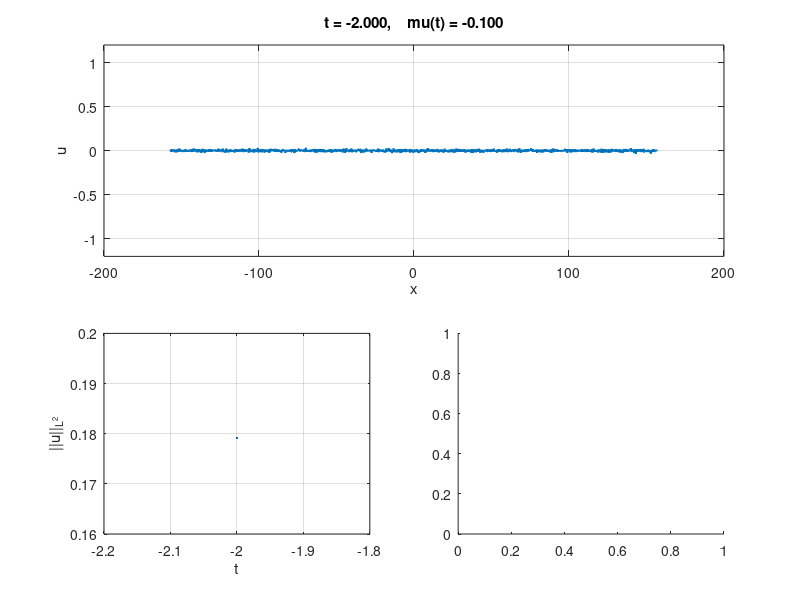

MATLAB code to generate this figure: (Note: this script raises an error after producing the figure.)
function CH1D_grad_stable()
    % stabilized IMEX Euler
    clc; clear; close all;

    %% Parameters

    epsilon = 0.05; % used for scaling mu
    blowup_time = epsilon^(-2/3);

    t0 = -2.0;
    T  = blowup_time + 200.0;
    dt = 0.01; 

    scale = 100;
    Lx = scale*pi;

    Nx = 2^11;
    dx = Lx/Nx;

    movie_dt = 0.5;

    %% functions
    function mu_val = mu(t)
        mu_val = t*epsilon;
    end

    function P = power_spec(t, Laplacian_k, u_hat)
        ksq = -Laplacian_k;
        P = abs(u_hat).^2 .* exp(t^2*ksq*epsilon - 2*t*ksq.^2);
    end

    function n = domainwall_density_theory(t, Laplacian_k, u_hat)
        P = power_spec(t, Laplacian_k, u_hat);
        ksq = -Laplacian_k;
        num = sum(ksq.*P,'all');
        den = sum(P,'all');

        n = (1/pi)*sqrt(num/den);
    end

    function density = domainwall_density_computed(u, domain_length)
        walls = sum(u .* circshift(u,-1) < 0);
        density = walls / domain_length;
    end

    %% Initial condition

    % random
    sigma = 0.01;
    u0 = sigma*randn(1,Nx);
    u_hat = fft(u0);

    % gaussian
    % u0 = exp(-(X.^2)/sigma);
    % u_hat = fft(u0);
    
    %% discretization
    % spatial discretization
    x = (-Nx/2:Nx/2-1)*dx;
    
    % time discretization
    % dt = 0.1 * (dx)^2;
    t = t0:dt:T;

    %% Fourier wavenumbers
    kx = 2*pi*[0:Nx/2-1 -Nx/2:-1]/Lx;
    Laplacian_k = -(kx.^2);

    %% 2/3 dealiasing mask
    kx_max = max(abs(kx));
    dealias_mask = abs(kx) <= (2/3)*kx_max;

    %% Plot setup
    figure('Position',[100 100 1600 1600])
    %% first plot: solution
    subplot(2, 2, [1, 2]); 

    u_phys = real(ifft(u_hat));

    hsol = plot(x,u_phys,'LineWidth',1.5);

    ylim([-1.2 1.2])

    xlabel('x')
    ylabel('u')

    title(sprintf('t = %.3f,    mu(t) = %.3f',t0, mu(t0)))

    grid on

    %% second plot: L2 norm
    subplot(2, 2, 3);

    t_hist = t0;
    l2_hist = l2_norm_periodic_1D(u_hat,Lx);

    hline = plot(t_hist,l2_hist,'LineWidth',2);

    xlabel('t')
    ylabel('||u||_{L^2}')

    grid on

    %% third plot: domain wall density
    subplot(2, 2, 4);

    comput_density = domainwall_density_computed(u_phys,Lx);
    theory_density = domainwall_density_theory(t0,Laplacian_k,u_hat);

    theory_density_line = plot(t_hist,theory_density,'LineWidth',2,'DisplayName','theoretical');
    hold on
    comput_density_line = plot(t_hist,comput_density,'LineWidth',2,'DisplayName','computed');

    xlabel('t')
    ylabel('density')

    legend show
    grid on

    drawnow

    %% GIF setup
    save_gif = true;
    gif_filename = ['cahn_hilliard_1D_mu(1)=' num2str(mu(1),'%.2f') '.gif'];
    frame_count = 1;
    next_movie_time = t0;

    %% Time loop

    for n = 1:length(t)-1
        S = 2.0;
        
        u_phys = real(ifft(u_hat));
        
        u3_hat = fft(u_phys.^3);
        u3_hat = dealias_mask .* u3_hat;

        numerator = u_hat ...
            + dt*(mu(t)+S)*Laplacian_k.*u_hat ...
            - dt*Laplacian_k.*u3_hat;
        denominator = 1 + dt*(Laplacian_k.^2 - S*Laplacian_k);
        u_hat = numerator ./ denominator;
        
        u_hat = dealias_mask .* u_hat;
        u_phys = real(ifft(u_hat));

        t_hist(end+1) = t(n+1);
        l2_hist(end+1) = l2_norm_periodic_1D(u_hat,Lx);

        comput_density(end+1) = domainwall_density_computed(u_phys,Lx);
        theory_density(end+1) = domainwall_density_theory(t(n+1),Laplacian_k,u_hat);

        if (t(n+1) >= next_movie_time) || ...
           (n+1 == length(t))

            next_movie_time = next_movie_time + movie_dt;

            u_phys = real(ifft(u_hat));

            subplot(2, 2, [1, 2]);
            set(hsol,'YData',u_phys)
            title(sprintf('t = %.3f,    mu(t) = %.3f',t(n+1), mu(t(n+1))))

            subplot(2, 2, 3);
            set(hline,'XData',t_hist,'YData',l2_hist)
            axis tight

            subplot(2, 2, 4);
            blowup_mask = t_hist >= blowup_time;
            
            set(theory_density_line,'XData',t_hist(blowup_mask),'YData',theory_density(blowup_mask))
            set(comput_density_line,'XData',t_hist(blowup_mask),'YData',comput_density(blowup_mask))

            axis tight

            drawnow

            if save_gif

                frame = getframe(gcf);
                img = frame2im(frame);

                [A,map] = rgb2ind(img,256);

                if frame_count == 1
                    imwrite(A,map,gif_filename,'gif','LoopCount',Inf,'DelayTime',0.05);
                else
                    imwrite(A,map,gif_filename,'gif','WriteMode','append','DelayTime',0.05);
                end

                frame_count = frame_count + 1;

            end
        end
    end

    disp(['GIF saved to: ', gif_filename])

end

%% L2 norm
function val = l2_norm_periodic_1D(u_hat,Lx)
    Nx = length(u_hat);
    val = sqrt(Lx)* sqrt(sum(abs(u_hat).^2))/Nx;
end
